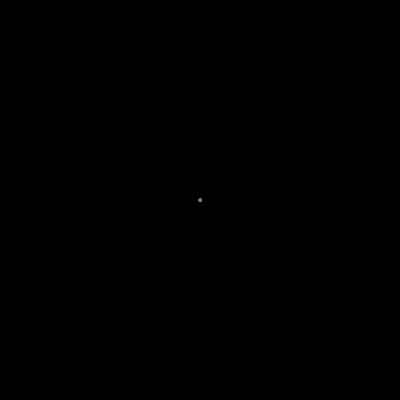
Frame 1 (no input)
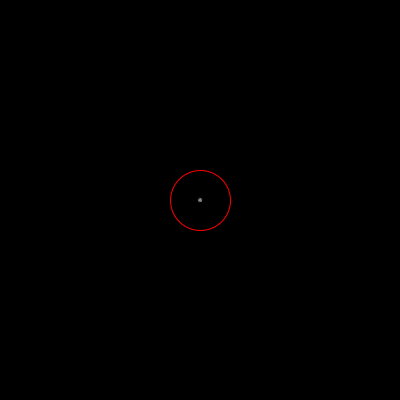
Frame 60 (the mouse pressed at the canvas centre just before this capture)
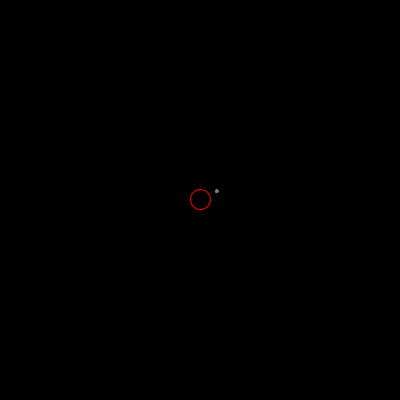
Frame 120 (the mouse held since frame 60 and released just before this capture)

The Processing sketch that drew these frames (run headless with seeded random() and noise(); from frame 60 on, the mouse is pressed at the canvas centre):

// Processing sketch: radar
// ── radar.pde
class C {
  PVector pos, vel, acc;
  PVector pulseStart;
  PVector target = null;
  
  float maxR;
  float currentR;
  boolean pulsing = false;
  
  void force(PVector f) {
    acc.add(f);
  }
  
  void randomForce() {
    force(PVector.random2D());
  }
  
  C () {
    pos = new PVector(width / 2, height / 2);
    vel = new PVector(0,0);
    acc = new PVector(0,0);
    maxR = width / 4;
  }
  
  void update() {
    if (target == null) {
      if (!pulsing) {
        pulsing = true;
        currentR = 0;
        pulseStart = pos.copy();
      }
      
      currentR += 1;
      
      if (currentR >= maxR) {
        pulsing = false;
        randomForce();
      }
      
      
      
      
    } else {
    
    
    }
    
    vel.add(acc);
    acc.mult(0);
    vel.limit(4);
    pos.add(vel);
    vel.mult(0.99);
  }
  
  void draw() {
    stroke(0);
    fill(128);
    ellipse(pos.x, pos.y, 5,5);
    
    if (pulsing && currentR > 5) {
      stroke(255,0,0);
      noFill();
      ellipse(pulseStart.x, pulseStart.y, currentR, currentR);
    }
  }
}

C c;
void setup() {
  size(400,400);
  c = new C();
}

void draw() {
  background(0);
  c.update();
  c.draw();
}
